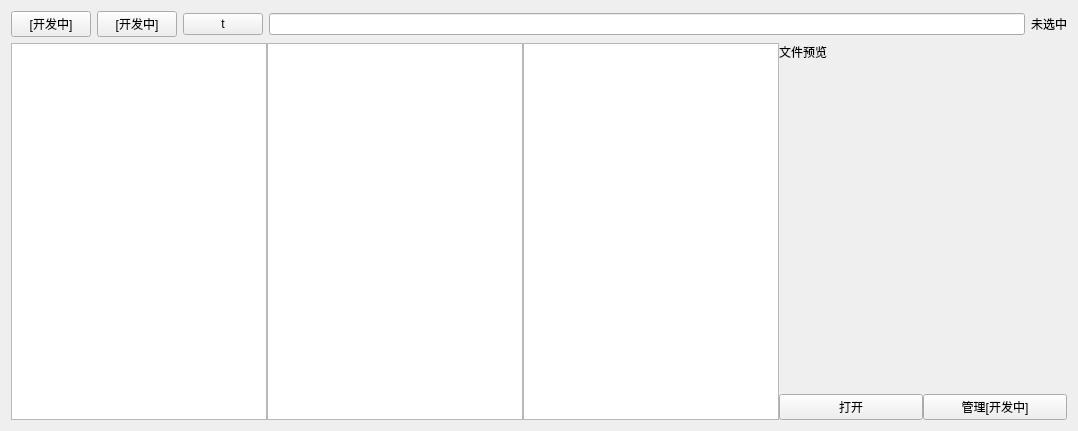
<?xml version="1.0" encoding="UTF-8"?>
<ui version="4.0">
 <class>Form</class>
 <widget class="QWidget" name="Form">
  <property name="geometry">
   <rect>
    <x>0</x>
    <y>0</y>
    <width>1078</width>
    <height>431</height>
   </rect>
  </property>
  <property name="windowTitle">
   <string>bsFileManager</string>
  </property>
  <layout class="QVBoxLayout" name="verticalLayout_3">
   <item>
    <layout class="QHBoxLayout" name="horizontalLayout_2">
     <property name="sizeConstraint">
      <enum>QLayout::SetFixedSize</enum>
     </property>
     <item>
      <widget class="QPushButton" name="test">
       <property name="sizePolicy">
        <sizepolicy hsizetype="Fixed" vsizetype="Fixed">
         <horstretch>0</horstretch>
         <verstretch>0</verstretch>
        </sizepolicy>
       </property>
       <property name="text">
        <string>[开发中]</string>
       </property>
       <property name="checkable">
        <bool>false</bool>
       </property>
      </widget>
     </item>
     <item>
      <widget class="QPushButton" name="pushButton">
       <property name="sizePolicy">
        <sizepolicy hsizetype="Fixed" vsizetype="Fixed">
         <horstretch>0</horstretch>
         <verstretch>0</verstretch>
        </sizepolicy>
       </property>
       <property name="text">
        <string>[开发中]</string>
       </property>
      </widget>
     </item>
     <item>
      <widget class="QPushButton" name="tempt">
       <property name="sizePolicy">
        <sizepolicy hsizetype="Fixed" vsizetype="Fixed">
         <horstretch>0</horstretch>
         <verstretch>0</verstretch>
        </sizepolicy>
       </property>
       <property name="text">
        <string>t</string>
       </property>
      </widget>
     </item>
     <item>
      <widget class="QLineEdit" name="the_path">
       <property name="sizePolicy">
        <sizepolicy hsizetype="Minimum" vsizetype="Fixed">
         <horstretch>0</horstretch>
         <verstretch>0</verstretch>
        </sizepolicy>
       </property>
      </widget>
     </item>
     <item>
      <widget class="QLabel" name="the_item">
       <property name="sizePolicy">
        <sizepolicy hsizetype="Fixed" vsizetype="Preferred">
         <horstretch>0</horstretch>
         <verstretch>0</verstretch>
        </sizepolicy>
       </property>
       <property name="text">
        <string>未选中</string>
       </property>
      </widget>
     </item>
    </layout>
   </item>
   <item>
    <layout class="QHBoxLayout" name="horizontalLayout_3">
     <property name="spacing">
      <number>0</number>
     </property>
     <item>
      <widget class="QListWidget" name="file1">
       <property name="sizePolicy">
        <sizepolicy hsizetype="Fixed" vsizetype="Expanding">
         <horstretch>1</horstretch>
         <verstretch>0</verstretch>
        </sizepolicy>
       </property>
      </widget>
     </item>
     <item>
      <widget class="QListWidget" name="file2">
       <property name="sizePolicy">
        <sizepolicy hsizetype="Fixed" vsizetype="Expanding">
         <horstretch>1</horstretch>
         <verstretch>0</verstretch>
        </sizepolicy>
       </property>
       <property name="font">
        <font>
         <family>Microsoft YaHei UI</family>
        </font>
       </property>
      </widget>
     </item>
     <item>
      <widget class="QListWidget" name="file3">
       <property name="enabled">
        <bool>true</bool>
       </property>
       <property name="sizePolicy">
        <sizepolicy hsizetype="Fixed" vsizetype="Expanding">
         <horstretch>1</horstretch>
         <verstretch>0</verstretch>
        </sizepolicy>
       </property>
       <property name="font">
        <font>
         <family>Microsoft YaHei UI</family>
        </font>
       </property>
      </widget>
     </item>
     <item>
      <layout class="QVBoxLayout" name="verticalLayout_2">
       <property name="spacing">
        <number>0</number>
       </property>
       <item>
        <layout class="QVBoxLayout" name="verticalLayout">
         <item>
          <widget class="QLabel" name="file_ins">
           <property name="sizePolicy">
            <sizepolicy hsizetype="Minimum" vsizetype="Minimum">
             <horstretch>0</horstretch>
             <verstretch>0</verstretch>
            </sizepolicy>
           </property>
           <property name="minimumSize">
            <size>
             <width>0</width>
             <height>300</height>
            </size>
           </property>
           <property name="font">
            <font>
             <family>Consolas</family>
            </font>
           </property>
           <property name="frameShape">
            <enum>QFrame::NoFrame</enum>
           </property>
           <property name="text">
            <string>文件预览</string>
           </property>
           <property name="alignment">
            <set>Qt::AlignLeading|Qt::AlignLeft|Qt::AlignTop</set>
           </property>
           <property name="wordWrap">
            <bool>true</bool>
           </property>
          </widget>
         </item>
        </layout>
       </item>
       <item>
        <layout class="QHBoxLayout" name="horizontalLayout">
         <item>
          <widget class="QPushButton" name="pushButton_3">
           <property name="sizePolicy">
            <sizepolicy hsizetype="Minimum" vsizetype="Fixed">
             <horstretch>0</horstretch>
             <verstretch>0</verstretch>
            </sizepolicy>
           </property>
           <property name="text">
            <string>打开</string>
           </property>
          </widget>
         </item>
         <item>
          <widget class="QPushButton" name="pushButton_4">
           <property name="sizePolicy">
            <sizepolicy hsizetype="Minimum" vsizetype="Fixed">
             <horstretch>0</horstretch>
             <verstretch>0</verstretch>
            </sizepolicy>
           </property>
           <property name="text">
            <string>管理[开发中]</string>
           </property>
          </widget>
         </item>
        </layout>
       </item>
      </layout>
     </item>
    </layout>
   </item>
  </layout>
 </widget>
 <resources/>
 <connections/>
</ui>
